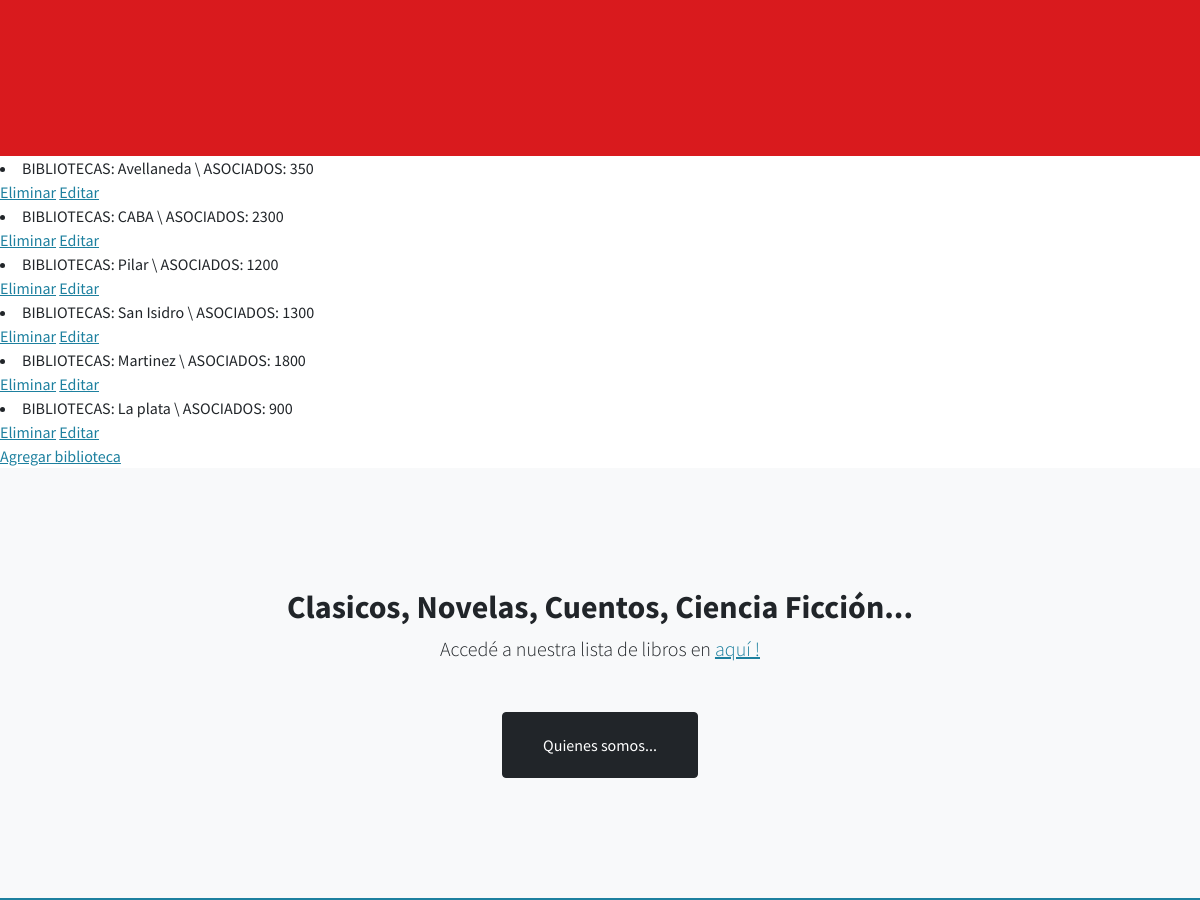
The app's page /App1/leerBibliotecas (signed in, middle part), older data.
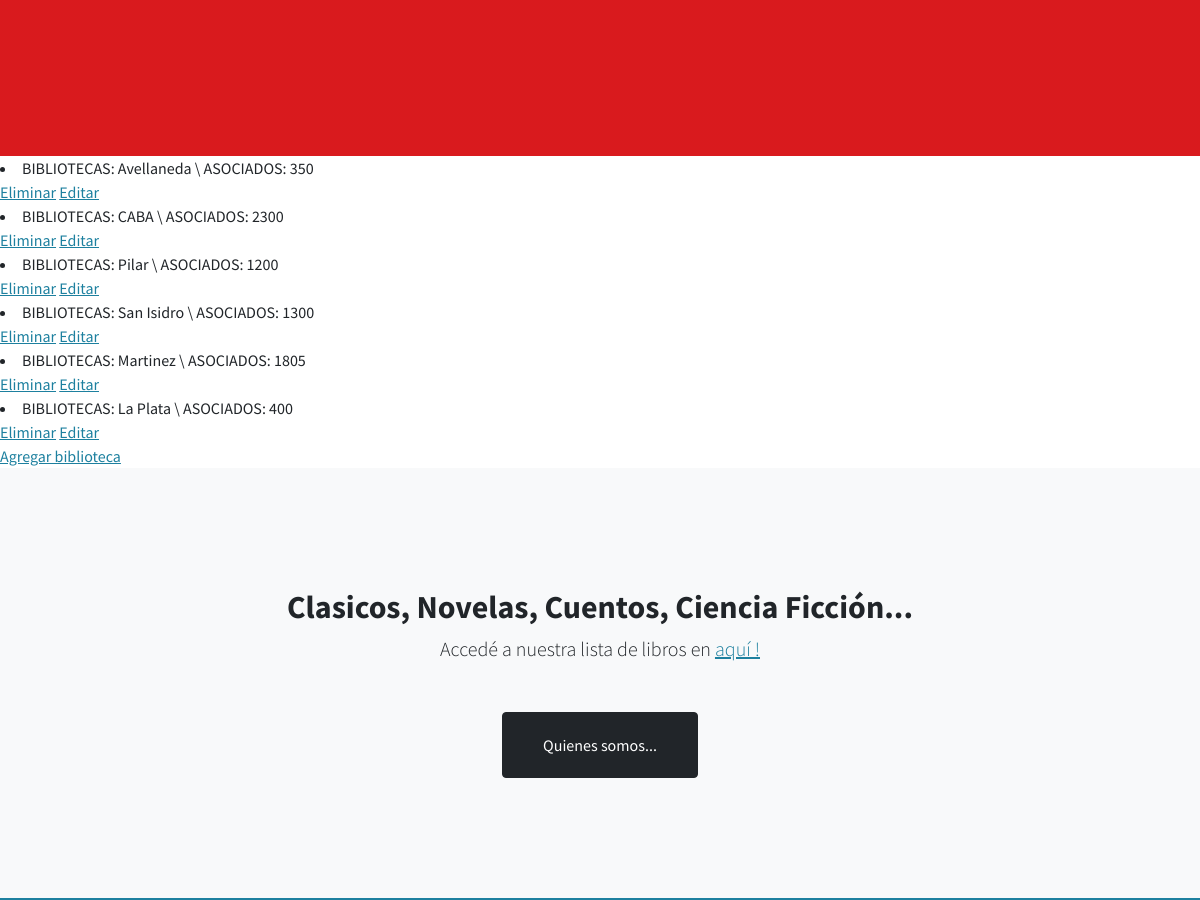
The same page, newer data.
### App1/models.py (models this page shows)
class Bibliotecas (models.Model):
     ubicacion = models.CharField(max_length=60)
     nroAsociados = models.IntegerField()
     def __str__(self):
        return f"BIBLIOTECAS: {self.ubicacion} \ ASOCIADOS: {self.nroAsociados}"

### App1/views.py (the view)
# urls.py: path('leerBibliotecas', views.leerBibliotecas, name="LeerBibliotecas"),
@login_required
def leerBibliotecas(request):
    bibliotecas = Bibliotecas.objects.all()
    dir = {"bibliotecas":bibliotecas}
    return render(request, "App1/leerBibliotecas.html", dir)

### App1/templates/App1/leerBibliotecas.html (shortened to what this page needs)
{% extends "App1/padre.html" %}
{% load static %}
{% block contenido %}
{% for b in bibliotecas %}
    <li> {{ b }} </li>
    <a href="{% url 'EliminarBibliotecas' b.ubicacion %}">Eliminar</a>
    <a href="{% url 'EditarBibliotecas' b.ubicacion %}">Editar</a>
    <br>
{% endfor %}
<a href="{% url 'BibliotecasFormulario'%}"> Agregar biblioteca </a>
{% endblock %}

Row changes from the older to the newer data that the page shows:
removed Bibliotecas: ubicacion+nroAsociados "BIBLIOTECAS: La plata \\ ASOCIADOS: 900"
changed Bibliotecas: ubicacion+nroAsociados "BIBLIOTECAS: Martinez \\ ASOCIADOS: 1800" → "BIBLIOTECAS: Martinez \\ ASOCIADOS: 1805"
added Bibliotecas: ubicacion+nroAsociados "BIBLIOTECAS: La Plata \\ ASOCIADOS: 400"
